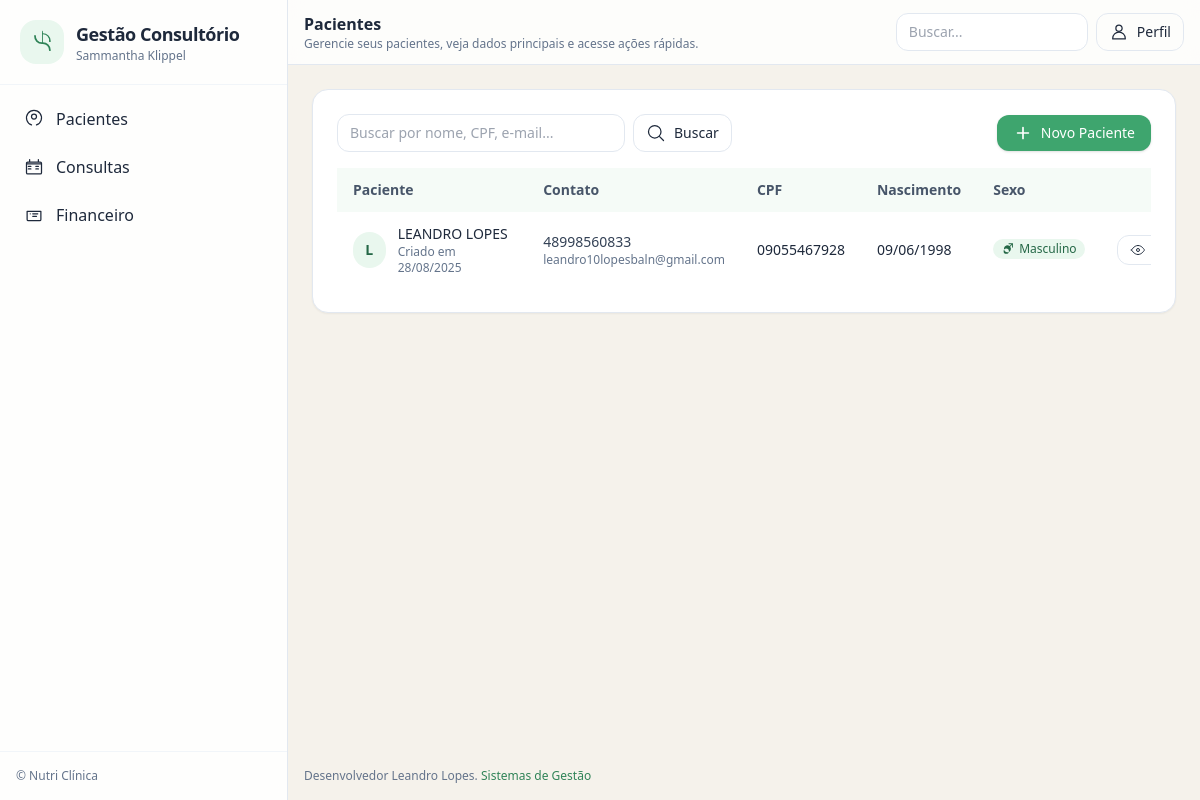
The app's page /pacientes/ with its own data.
### nutri/models.py (models this page shows, shortened)
class Paciente(models.Model):
    nome = models.CharField(max_length=150)
    cpf = models.CharField(max_length=14, unique=True, null=True, blank=True)
    data_nascimento = models.DateField()
    sexo = models.CharField(max_length=10, choices=[('M', 'Masculino'), ('F', 'Feminino')])
    telefone = models.CharField(max_length=20, null=True, blank=True)
    email = models.EmailField(null=True, blank=True)
    endereco = models.CharField(max_length=255, null=True, blank=True)
    criado_em = models.DateTimeField(auto_now_add=True, editable=False)
    informacoes_adicionais = models.TextField(blank=True, null=True)

### nutri/views.py (the view)
# urls.py: path('pacientes/', PacienteList.as_view(), name='pacientes'),
class PacienteList(ListView):
    model = Paciente
    template_name = "pacientes/lista_pacientes.html"
    context_object_name = 'pacientes'
    paginate_by = 20
    def get_queryset(self):
        queryset = Paciente.objects.all().order_by('nome')  # ordena por nome
        q = self.request.GET.get("q")
        if q:
            queryset = queryset.filter(
                Q(nome__icontains=q) |
                Q(cpf__icontains=q) |
                Q(telefone__icontains=q)
            ).distinct()
        return queryset

### nutri/templates/pacientes/lista_pacientes.html (shortened to what this page needs)
{% extends 'base.html' %}
{% load static %}
{% block page_title %}
Pacientes
{% endblock %}
{% block page_subtitle %}
Gerencie seus pacientes, veja dados principais e acesse ações rápidas.
{% endblock %}
{% block content %}
  <div class="flex flex-col sm:flex-row gap-3 sm:items-center sm:justify-between mb-4">
    <form method="get" class="flex items-center gap-2">
      <input id="q" name="q" value="{{ request.GET.q|default:'' }}" type="text" placeholder="Buscar por nome, CPF, e-mail..." class="w-72 max-w-full rounded-xl border border-slate-200 px-3 py-2 text-sm focus:outline-none focus:ring-2 focus:ring-leaf-300 bg-white" />
      <button class="inline-flex items-center gap-2 rounded-xl border border-slate-200 px-3 py-2 text-sm hover:bg-leaf-50" type="submit">
        <svg xmlns="http://www.w3.org/2000/svg" viewBox="0 0 24 24" fill="none" stroke="currentColor" class="w-5 h-5">
          <path stroke-linecap="round" stroke-linejoin="round" stroke-width="1.5" d="M21 21l-4.35-4.35M10.5 18a7.5 7.5 0 110-15 7.5 7.5 0 010 15z" />
        </svg>
        Buscar
      </button>
    </form>
    <a href="{% url 'adicionar_paciente' %}" class="inline-flex items-center gap-2 rounded-xl bg-leaf-600 hover:bg-leaf-700 text-white px-4 py-2 text-sm shadow">
      <svg xmlns="http://www.w3.org/2000/svg" viewBox="0 0 24 24" fill="currentColor" class="w-5 h-5">
        <path d="M12 4.5a1 1 0 011 1v5.5h5.5a1 1 0 110 2H13v5.5a1 1 0 11-2 0V13H5.5a1 1 0 110-2H11V5.5a1 1 0 011-1z"/>
      </svg>
      Novo Paciente
    </a>
  </div>
  {% if pacientes %}
    <div class="overflow-x-auto">
      <table class="min-w-full text-sm">
        <thead class="bg-leaf-50">
          <tr class="text-left text-slate-600">
            <th class="px-4 py-3 font-semibold">Paciente</th>
            <th class="px-4 py-3 font-semibold">Contato</th>
            <th class="px-4 py-3 font-semibold">CPF</th>
            <th class="px-4 py-3 font-semibold">Nascimento</th>
            <th class="px-4 py-3 font-semibold">Sexo</th>
            <th class="px-4 py-3 font-semibold text-right">Ações</th>
          </tr>
        </thead>
        <tbody class="divide-y divide-slate-100">
          {% for p in pacientes %}
            <tr class="hover:bg-mint/60">
              <td class="px-4 py-3">
                <div class="flex items-center gap-3">
                  <div class="w-9 h-9 rounded-full bg-leaf-100 text-leaf-800 flex items-center justify-center font-semibold">
                    {{ p.nome|first|upper }}
                  </div>
                  <div class="min-w-0">
                    <div class="font-medium text-slate-800 truncate">{{ p.nome|truncatewords:2 }}</div>
                    <div class="text-xs text-slate-500">Criado em {{ p.criado_em|date:'d/m/Y' }}</div>
                  </div>
                </div>
              </td>
              <td class="px-4 py-3">
                <div class="flex flex-col">
                  {% if p.telefone %}<span class="text-slate-700">{{ p.telefone }}</span>{% endif %}
                  {% if p.email %}<span class="text-slate-500 text-xs">{{ p.email }}</span>{% endif %}
                </div>
              </td>
              <td class="px-4 py-3">{{ p.cpf|default:'—' }}</td>
              <td class="px-4 py-3">{{ p.data_nascimento|date:'d/m/Y' }}</td>
              <td class="px-4 py-3">
                {% if p.sexo == 'M' %}
                  <span class="inline-flex items-center gap-1 rounded-full bg-leaf-100 text-leaf-800 px-2 py-0.5 text-xs">
                    <svg xmlns="http://www.w3.org/2000/svg" viewBox="0 0 24 24" fill="currentColor" class="w-3.5 h-3.5">
                      <path d="M13.5 2.25a.75.75 0 000 1.5H17.94l-3.22 3.22a6 6 0 10.97.97l3.31-3.31v4.44a.75.75 0 001.5 0V2.25h-6zM9 20.25a4.5 4.5 0 110-9 4.5 4.5 0 010 9z"/>
                    </svg>
                    Masculino
                  </span>
                {% endif %}
              </td>
              <td class="px-4 py-3">
                <div class="flex justify-end gap-2">
                  <a href="{% url 'detalhes_paciente' p.id %}" class="inline-flex items-center gap-1.5 rounded-xl border border-slate-200 px-3 py-1.5 text-xs hover:bg-slate-50">
                  </a>
                </div>
              </td>
            </tr>
          {% endfor %}
        </tbody>
      </table>
    </div>
  {% endif %}
{% endblock %}

### nutri/templates/base.html (shortened to what this page needs)
{% load static %}
<!DOCTYPE html>
<html lang="pt-br">
<head>
  <script src="https://cdn.tailwindcss.com"></script>
</head>
<body class="min-h-screen bg-clay text-slate-800">
  <div class="flex min-h-screen">
    <aside id="sidebar" class="w-72 shrink-0 bg-white/90 backdrop-blur border-r border-slate-200 hidden md:flex md:flex-col">
      <div class="flex items-center gap-3 p-5 border-b border-slate-100">
        <div class="p-2 rounded-2xl bg-leaf-100">
        </div>
        <div>
          <h1 class="text-lg font-semibold tracking-tight">Gestão Consultório</h1>
          <p class="text-xs text-slate-500">Sammantha Klippel</p>
        </div>
      </div>
      <nav class="flex-1 p-3">
        <ul class="space-y-1">
          <li>
            <a href="{% url 'pacientes' %}"
               class="group flex items-center gap-3 rounded-xl px-3 py-2.5 transition hover:bg-leaf-50 hover:text-leaf-800 {% if section == 'pacientes' %}bg-mint text-leaf-900 ring-1 ring-leaf-200{% endif %}">
              <svg xmlns="http://www.w3.org/2000/svg" viewBox="0 0 24 24" fill="none" stroke="currentColor" class="w-5 h-5">
                <path stroke-linecap="round" stroke-linejoin="round" stroke-width="1.5" d="M15 19.127a9 9 0 10-6 0M12 12a3 3 0 100-6 3 3 0 000 6z"/>
              </svg>
              <span class="font-medium">Pacientes</span>
            </a>
          </li>
          <li>
            <a href="{% url 'consultas' %}"
               class="group flex items-center gap-3 rounded-xl px-3 py-2.5 transition hover:bg-leaf-50 hover:text-leaf-800 {% if section == 'consultas' %}bg-mint text-leaf-900 ring-1 ring-leaf-200{% endif %}">
              <span class="font-medium">Consultas</span>
            </a>
          </li>
          <li>
            <a href="#"
               class="group flex items-center gap-3 rounded-xl px-3 py-2.5 transition hover:bg-leaf-50 hover:text-leaf-800 {% if section == 'financeiro' %}bg-mint text-leaf-900 ring-1 ring-leaf-200{% endif %}">
              <span class="font-medium">Financeiro</span>
            </a>
          </li>
        </ul>
      </nav>
      <div class="mt-auto p-4 border-t border-slate-100 text-xs text-slate-500">
        <p>&copy; {{ now|date:'Y' }} Nutri Clínica</p>
      </div>
    </aside>
    <div class="flex-1 flex flex-col min-w-0">
      <header class="sticky top-0 z-20 bg-white/80 backdrop-blur border-b border-slate-200">
        <div class="flex items-center gap-3 px-4 py-3">
          <div class="flex-1 min-w-0">
            <h2 class="truncate font-semibold text-slate-800">{% block page_title %}Dashboard{% endblock %}</h2>
            <p class="text-xs text-slate-500">{% block page_subtitle %}{% endblock %}</p>
          </div>
          <div class="flex items-center gap-2">
            <form action="#" method="get" class="hidden sm:flex items-center">
              <input id="q" name="q" type="text" placeholder="Buscar..." class="w-48 rounded-xl border border-slate-200 px-3 py-2 text-sm focus:outline-none focus:ring-2 focus:ring-leaf-300 bg-white" />
            </form>
            <a href="#" class="inline-flex items-center gap-2 rounded-xl border border-slate-200 px-3 py-2 text-sm hover:bg-slate-50">
              <svg xmlns="http://www.w3.org/2000/svg" viewBox="0 0 24 24" fill="none" stroke="currentColor" class="w-5 h-5">
                <path stroke-linecap="round" stroke-linejoin="round" stroke-width="1.5" d="M15.75 7.5a3.75 3.75 0 11-7.5 0 3.75 3.75 0 017.5 0zM4.5 19.5a7.5 7.5 0 1115 0v.75H4.5V19.5z" />
              </svg>
              <span class="hidden sm:inline">Perfil</span>
            </a>
          </div>
        </div>
      </header>
      <main class="flex-1 p-4 md:p-6">
        <div class="rounded-2xl bg-white shadow-sm border border-slate-200">
          <div class="p-4 md:p-6">
            {% block content %}{% endblock %}
          </div>
        </div>
      </main>
      <footer class="p-4 text-xs text-slate-500">
        <p>Desenvolvedor Leandro Lopes. <span class="text-leaf-700">Sistemas de Gestão</span></p>
      </footer>
    </div>
  </div>
</body>
</html>

### records on screen
Paciente: nome|first "L", nome "LEANDRO LOPES", criado_em "28/08/2025", telefone "48998560833", email "leandro10lopesbaln@gmail.com", cpf "09055467928", data_nascimento "09/06/1998", sexo "M" (drawn)
